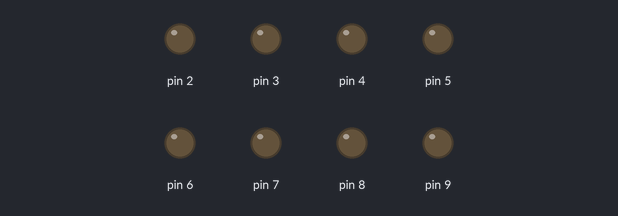
A sketch run on a simulated Arduino Uno, built with avr-gcc and run on an emulated ATmega328P. On the bench: output pins drawn as LEDs (lit = HIGH).

Above: at 0.1 s.
At 0.6 s:
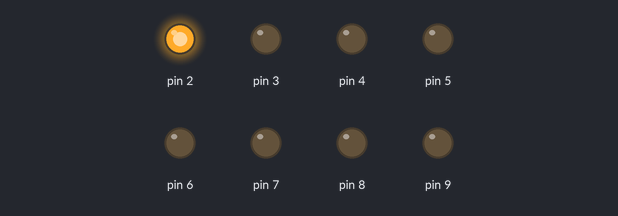
At 1.6 s:
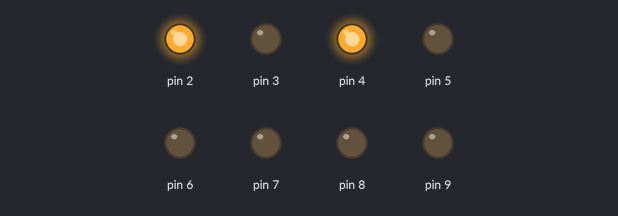
At 2.6 s:
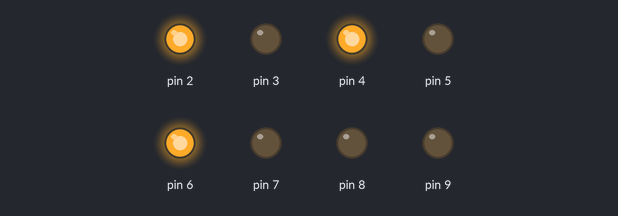
At 3.6 s:
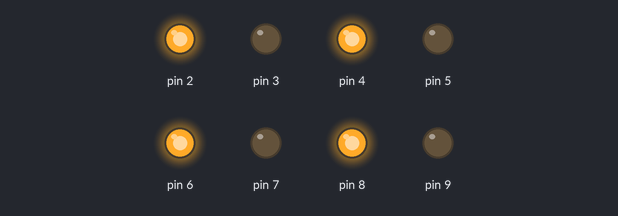
At 16.1 s:
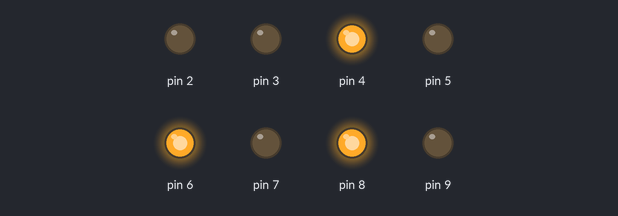
Timing chart, 0 to 17.6 s (numbered marks = the images above):
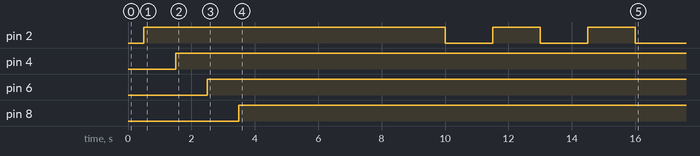

The sketch:

Lauflicht_mit_millis.ino
```cpp
int led[] {2, 3, 4, 5, 6, 7, 8, 9};
unsigned long  intervall = 500;
unsigned long  start;
unsigned long  ende;
boolean ledZustand = false;
int z = -1;


void setup()
{
  for (int i = 0; i < 8; i++)
  {
    pinMode(led[i], OUTPUT);
  }

}

void loop()
{

  {
    if (millis() - start >= intervall)

    {
      ledZustand = !ledZustand;
      start = millis();
      z = z+1;

    }


    {
      digitalWrite(led[z], ledZustand);


    }
  }

}
```

Measured:
- by itself, pin 2: repeats every 3.0 s: LOW 1.5 s, HIGH 1.5 s, until it stays LOW from 16.0 s
- by itself, pin 4: LOW → HIGH at 1.5 s
- by itself, pin 6: LOW → HIGH at 2.5 s
- by itself, pin 8: LOW → HIGH at 3.5 s
